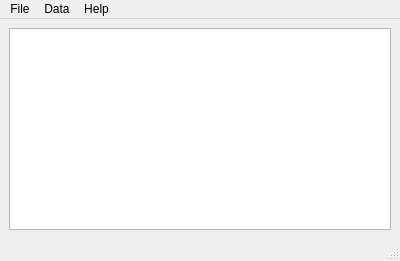
<?xml version="1.0" encoding="UTF-8"?>
<ui version="4.0">
 <class>MainWindow</class>
 <widget class="QMainWindow" name="MainWindow">
  <property name="geometry">
   <rect>
    <x>0</x>
    <y>0</y>
    <width>400</width>
    <height>261</height>
   </rect>
  </property>
  <property name="windowTitle">
   <string>MainWindow</string>
  </property>
  <widget class="QWidget" name="centralwidget">
   <layout class="QVBoxLayout" name="verticalLayout">
    <item>
     <widget class="QTableWidget" name="tableWidget"/>
    </item>
   </layout>
  </widget>
  <widget class="QMenuBar" name="menubar">
   <property name="geometry">
    <rect>
     <x>0</x>
     <y>0</y>
     <width>400</width>
     <height>21</height>
    </rect>
   </property>
   <widget class="QMenu" name="menuFile">
    <property name="title">
     <string>File</string>
    </property>
    <addaction name="actionExit"/>
   </widget>
   <widget class="QMenu" name="menuData">
    <property name="title">
     <string>Data</string>
    </property>
    <addaction name="actionAdd"/>
    <addaction name="actionDelete"/>
   </widget>
   <widget class="QMenu" name="menuHelp">
    <property name="title">
     <string>Help</string>
    </property>
    <addaction name="actionAbout"/>
   </widget>
   <addaction name="menuFile"/>
   <addaction name="menuData"/>
   <addaction name="menuHelp"/>
  </widget>
  <widget class="QStatusBar" name="statusbar"/>
  <action name="actionAdd">
   <property name="text">
    <string>Add</string>
   </property>
  </action>
  <action name="actionDelete">
   <property name="text">
    <string>Delete</string>
   </property>
  </action>
  <action name="actionAbout">
   <property name="text">
    <string>About</string>
   </property>
  </action>
  <action name="actionExit">
   <property name="text">
    <string>Exit</string>
   </property>
  </action>
 </widget>
 <resources/>
 <connections/>
</ui>
